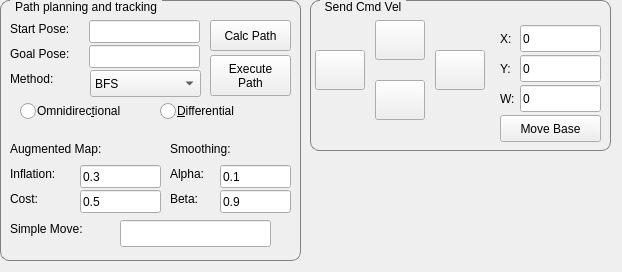
<?xml version="1.0" encoding="UTF-8"?>
<ui version="4.0">
 <class>MainWindow</class>
 <widget class="QMainWindow" name="MainWindow">
  <property name="geometry">
   <rect>
    <x>0</x>
    <y>0</y>
    <width>622</width>
    <height>272</height>
   </rect>
  </property>
  <property name="windowTitle">
   <string>JUSTINA GUI - By Marcosoft</string>
  </property>
  <property name="styleSheet">
   <string notr="true">QGroupBox {
    border: 1px solid gray;
    border-radius: 9px;
    margin-top: 0.5em;
}

QGroupBox::title {
    subcontrol-origin: margin;
    left: 10px;
    padding: 0 3px 0 3px;
}

QRadioButton{
	spacing: 1px;
}
QRadioButton::indicator{
	width: 16px;
	height: 16px;
}</string>
  </property>
  <widget class="QWidget" name="centralWidget">
   <widget class="QGroupBox" name="gbNavig">
    <property name="geometry">
     <rect>
      <x>0</x>
      <y>0</y>
      <width>301</width>
      <height>261</height>
     </rect>
    </property>
    <property name="styleSheet">
     <string notr="true"/>
    </property>
    <property name="title">
     <string>Path planning and tracking</string>
    </property>
    <widget class="QPushButton" name="navBtnExecPath">
     <property name="geometry">
      <rect>
       <x>210</x>
       <y>55</y>
       <width>81</width>
       <height>41</height>
      </rect>
     </property>
     <property name="text">
      <string>Execute
Path</string>
     </property>
    </widget>
    <widget class="QLineEdit" name="navTxtStartPose">
     <property name="geometry">
      <rect>
       <x>89</x>
       <y>20</y>
       <width>111</width>
       <height>23</height>
      </rect>
     </property>
    </widget>
    <widget class="QLineEdit" name="navTxtGoalPose">
     <property name="geometry">
      <rect>
       <x>89</x>
       <y>45</y>
       <width>111</width>
       <height>23</height>
      </rect>
     </property>
    </widget>
    <widget class="QLabel" name="navLblStartPose">
     <property name="geometry">
      <rect>
       <x>10</x>
       <y>20</y>
       <width>81</width>
       <height>17</height>
      </rect>
     </property>
     <property name="text">
      <string>Start Pose:</string>
     </property>
    </widget>
    <widget class="QPushButton" name="navBtnCalcPath">
     <property name="geometry">
      <rect>
       <x>210</x>
       <y>20</y>
       <width>81</width>
       <height>31</height>
      </rect>
     </property>
     <property name="text">
      <string>Calc Path</string>
     </property>
    </widget>
    <widget class="QLabel" name="navLblGoalPose">
     <property name="geometry">
      <rect>
       <x>10</x>
       <y>45</y>
       <width>81</width>
       <height>17</height>
      </rect>
     </property>
     <property name="text">
      <string>Goal Pose:</string>
     </property>
    </widget>
    <widget class="QLabel" name="navLblMove">
     <property name="geometry">
      <rect>
       <x>10</x>
       <y>220</y>
       <width>101</width>
       <height>17</height>
      </rect>
     </property>
     <property name="text">
      <string>Simple Move:</string>
     </property>
    </widget>
    <widget class="QLineEdit" name="navTxtMove">
     <property name="geometry">
      <rect>
       <x>120</x>
       <y>220</y>
       <width>151</width>
       <height>27</height>
      </rect>
     </property>
    </widget>
    <widget class="QComboBox" name="navCmbMethod">
     <property name="geometry">
      <rect>
       <x>90</x>
       <y>70</y>
       <width>111</width>
       <height>27</height>
      </rect>
     </property>
     <item>
      <property name="text">
       <string>BFS</string>
      </property>
     </item>
     <item>
      <property name="text">
       <string>DFS</string>
      </property>
     </item>
     <item>
      <property name="text">
       <string>Dijkstra</string>
      </property>
     </item>
     <item>
      <property name="text">
       <string>A*</string>
      </property>
     </item>
    </widget>
    <widget class="QLabel" name="navLblGoalPose_2">
     <property name="geometry">
      <rect>
       <x>10</x>
       <y>70</y>
       <width>81</width>
       <height>17</height>
      </rect>
     </property>
     <property name="text">
      <string>Method:</string>
     </property>
    </widget>
    <widget class="QLabel" name="navLblSmoothing">
     <property name="geometry">
      <rect>
       <x>170</x>
       <y>140</y>
       <width>81</width>
       <height>17</height>
      </rect>
     </property>
     <property name="text">
      <string>Smoothing:</string>
     </property>
    </widget>
    <widget class="QLabel" name="navLblNearness">
     <property name="geometry">
      <rect>
       <x>10</x>
       <y>190</y>
       <width>81</width>
       <height>17</height>
      </rect>
     </property>
     <property name="text">
      <string>Cost:</string>
     </property>
    </widget>
    <widget class="QLineEdit" name="navTxtNearness">
     <property name="geometry">
      <rect>
       <x>80</x>
       <y>190</y>
       <width>81</width>
       <height>23</height>
      </rect>
     </property>
     <property name="text">
      <string>0.5</string>
     </property>
    </widget>
    <widget class="QLabel" name="navLblInflate">
     <property name="geometry">
      <rect>
       <x>10</x>
       <y>165</y>
       <width>71</width>
       <height>17</height>
      </rect>
     </property>
     <property name="text">
      <string>Inflation:</string>
     </property>
    </widget>
    <widget class="QLineEdit" name="navTxtInflation">
     <property name="geometry">
      <rect>
       <x>80</x>
       <y>165</y>
       <width>81</width>
       <height>23</height>
      </rect>
     </property>
     <property name="text">
      <string>0.3</string>
     </property>
    </widget>
    <widget class="QLabel" name="navLblSmoothAlpha">
     <property name="geometry">
      <rect>
       <x>170</x>
       <y>165</y>
       <width>51</width>
       <height>17</height>
      </rect>
     </property>
     <property name="text">
      <string>Alpha:</string>
     </property>
    </widget>
    <widget class="QLineEdit" name="navTxtSmoothAlpha">
     <property name="geometry">
      <rect>
       <x>220</x>
       <y>165</y>
       <width>71</width>
       <height>23</height>
      </rect>
     </property>
     <property name="text">
      <string>0.1</string>
     </property>
    </widget>
    <widget class="QLineEdit" name="navTxtSmoothBeta">
     <property name="geometry">
      <rect>
       <x>220</x>
       <y>190</y>
       <width>71</width>
       <height>23</height>
      </rect>
     </property>
     <property name="text">
      <string>0.9</string>
     </property>
    </widget>
    <widget class="QLabel" name="navLblSmoothBeta">
     <property name="geometry">
      <rect>
       <x>170</x>
       <y>190</y>
       <width>51</width>
       <height>17</height>
      </rect>
     </property>
     <property name="text">
      <string>Beta:</string>
     </property>
    </widget>
    <widget class="QLabel" name="navLblRadius">
     <property name="geometry">
      <rect>
       <x>10</x>
       <y>140</y>
       <width>121</width>
       <height>17</height>
      </rect>
     </property>
     <property name="text">
      <string>Augmented Map:</string>
     </property>
    </widget>
    <widget class="QRadioButton" name="navRbOmnidirectional">
     <property name="geometry">
      <rect>
       <x>20</x>
       <y>100</y>
       <width>131</width>
       <height>22</height>
      </rect>
     </property>
     <property name="text">
      <string>Omnidirec&amp;tional</string>
     </property>
    </widget>
    <widget class="QRadioButton" name="navRbDifferential">
     <property name="geometry">
      <rect>
       <x>160</x>
       <y>100</y>
       <width>117</width>
       <height>22</height>
      </rect>
     </property>
     <property name="text">
      <string>&amp;Differential</string>
     </property>
    </widget>
   </widget>
   <widget class="QGroupBox" name="groupBox">
    <property name="geometry">
     <rect>
      <x>310</x>
      <y>0</y>
      <width>301</width>
      <height>151</height>
     </rect>
    </property>
    <property name="title">
     <string>Send Cmd Vel</string>
    </property>
    <widget class="QPushButton" name="btnCmdVel">
     <property name="geometry">
      <rect>
       <x>190</x>
       <y>115</y>
       <width>101</width>
       <height>27</height>
      </rect>
     </property>
     <property name="text">
      <string>Move Base</string>
     </property>
    </widget>
    <widget class="QLineEdit" name="txtLinearY">
     <property name="geometry">
      <rect>
       <x>210</x>
       <y>55</y>
       <width>81</width>
       <height>27</height>
      </rect>
     </property>
     <property name="text">
      <string>0</string>
     </property>
    </widget>
    <widget class="QPushButton" name="btnBwd">
     <property name="geometry">
      <rect>
       <x>65</x>
       <y>80</y>
       <width>50</width>
       <height>40</height>
      </rect>
     </property>
     <property name="text">
      <string/>
     </property>
     <property name="iconSize">
      <size>
       <width>32</width>
       <height>32</height>
      </size>
     </property>
    </widget>
    <widget class="QPushButton" name="btnLeft">
     <property name="geometry">
      <rect>
       <x>5</x>
       <y>50</y>
       <width>50</width>
       <height>40</height>
      </rect>
     </property>
     <property name="text">
      <string/>
     </property>
     <property name="iconSize">
      <size>
       <width>32</width>
       <height>32</height>
      </size>
     </property>
    </widget>
    <widget class="QPushButton" name="btnRight">
     <property name="geometry">
      <rect>
       <x>125</x>
       <y>50</y>
       <width>50</width>
       <height>40</height>
      </rect>
     </property>
     <property name="text">
      <string/>
     </property>
     <property name="iconSize">
      <size>
       <width>32</width>
       <height>32</height>
      </size>
     </property>
    </widget>
    <widget class="QPushButton" name="btnFwd">
     <property name="geometry">
      <rect>
       <x>65</x>
       <y>20</y>
       <width>50</width>
       <height>40</height>
      </rect>
     </property>
     <property name="text">
      <string/>
     </property>
     <property name="iconSize">
      <size>
       <width>32</width>
       <height>32</height>
      </size>
     </property>
    </widget>
    <widget class="QLineEdit" name="txtLinearX">
     <property name="geometry">
      <rect>
       <x>210</x>
       <y>25</y>
       <width>81</width>
       <height>27</height>
      </rect>
     </property>
     <property name="text">
      <string>0</string>
     </property>
    </widget>
    <widget class="QLabel" name="label">
     <property name="geometry">
      <rect>
       <x>190</x>
       <y>30</y>
       <width>16</width>
       <height>17</height>
      </rect>
     </property>
     <property name="text">
      <string>X:</string>
     </property>
    </widget>
    <widget class="QLabel" name="label_3">
     <property name="geometry">
      <rect>
       <x>190</x>
       <y>90</y>
       <width>16</width>
       <height>17</height>
      </rect>
     </property>
     <property name="text">
      <string>W:</string>
     </property>
    </widget>
    <widget class="QLineEdit" name="txtAngular">
     <property name="geometry">
      <rect>
       <x>210</x>
       <y>85</y>
       <width>81</width>
       <height>27</height>
      </rect>
     </property>
     <property name="text">
      <string>0</string>
     </property>
    </widget>
    <widget class="QLabel" name="label_2">
     <property name="geometry">
      <rect>
       <x>190</x>
       <y>60</y>
       <width>16</width>
       <height>17</height>
      </rect>
     </property>
     <property name="text">
      <string>Y:</string>
     </property>
    </widget>
   </widget>
  </widget>
 </widget>
 <layoutdefault spacing="6" margin="11"/>
 <resources/>
 <connections/>
</ui>
